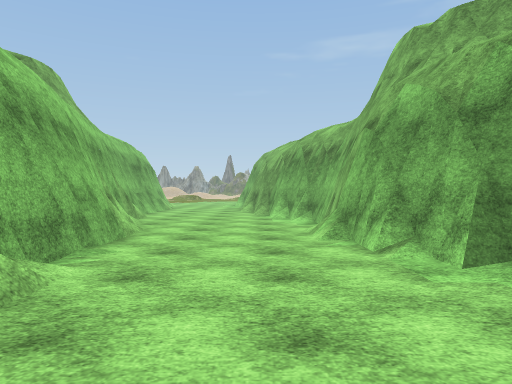
View 1 (above)

12 first-person views from a walk through a scene from a Unity 3-D project. The camera is 1.4 m above the floor, looks level and sees 70° across. The floor is counted in squares, 2 m on a side. Each view is taken from the middle of a square. On the plan, view 1 faces up. The plan holds only what a view shows up to about 11 squares ahead; the rest is blank. The place goes on beyond the plan. Some trees and plants on the terrain are drawn as simple stand-ins. The player character is not drawn. Some animated figures are left out. Some surface patterns are stand-ins.

View 2
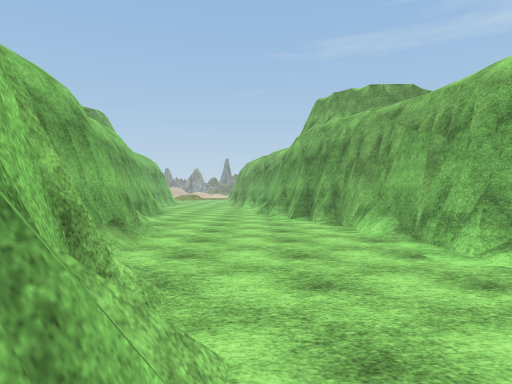

View 3
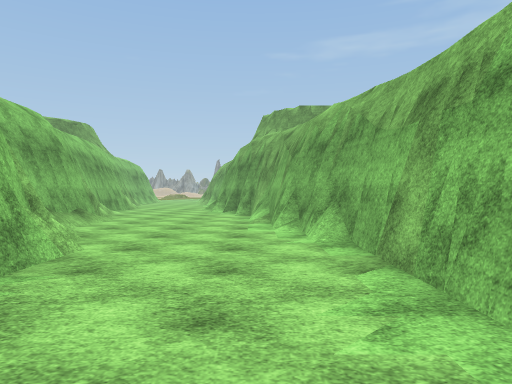

View 4
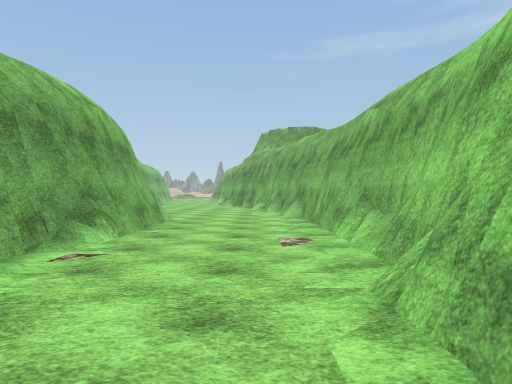

View 5
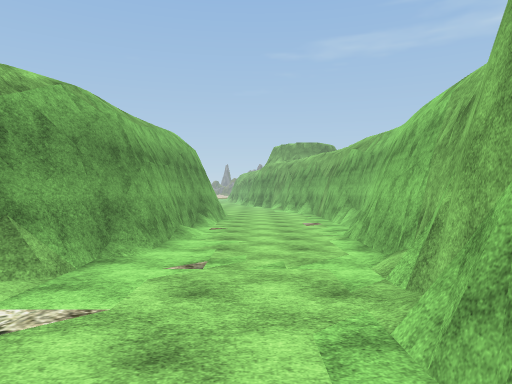

View 6
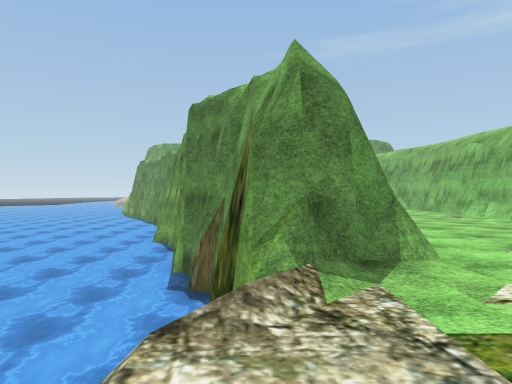

View 7
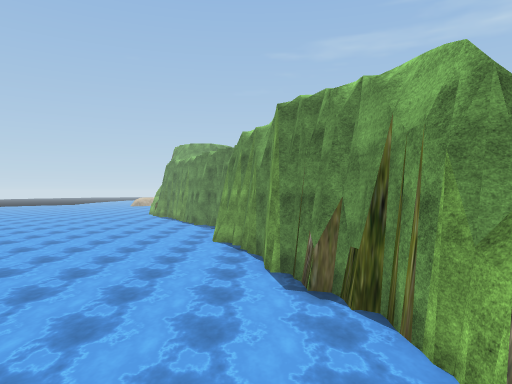

View 8
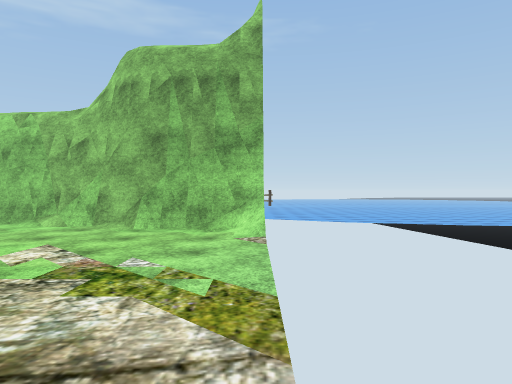

View 9
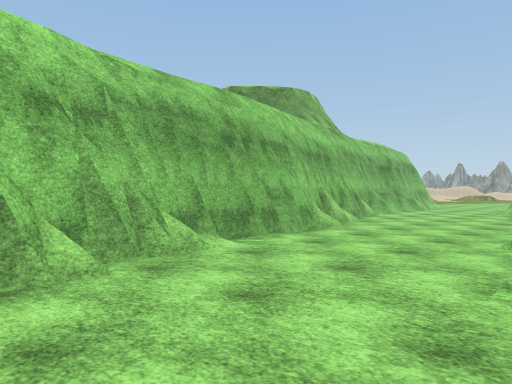

View 10
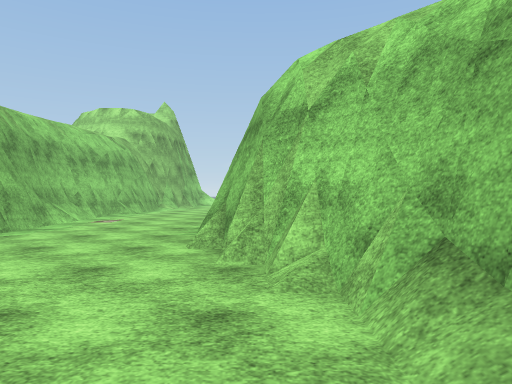

View 11
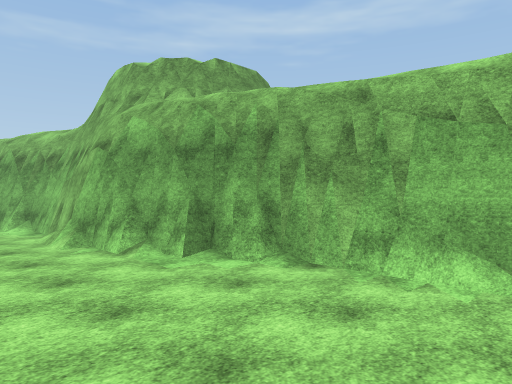

View 12
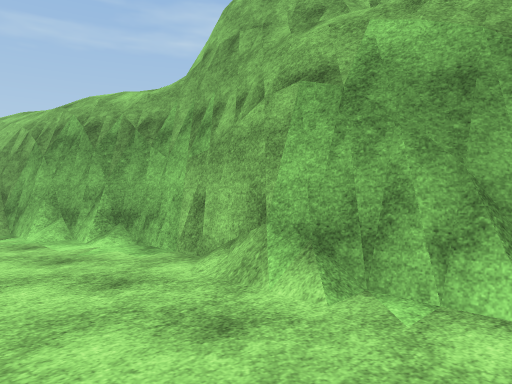

### Floor plan
Key: @ floor where view 1 was taken; # wall or solid block; . main floor; - floor 0.25 m lower than the main floor; : floor 0.75 m higher than the main floor; / step, stairs or slope; ≈ water the walk keeps out of.
Columns run from 7 left of view 1 to 5 right of it. Each row starts with its distance up from view 1.
 11    #....#
 10    #....##
  9    ##.../#
  8     #....#
  7     #.../#
  6     #.../#
  5     #....#
  4     #....##
  3     ##....#
  2      #....#
  1      #/...##
  0      #/@../#
 -1      #/....#
 -2      #:....#
 -3      ##/...##
 -4       ##....#
 -5        #....#
 -6         ....#
 -7         ....#
 -8 ≈≈≈#   #....#
 -9 ≈≈≈#   #....#
-10 ≈≈≈##  #....#
-11 ≈≈≈≈#  #....#
-12 ≈≈≈≈#  #...##
-13 ≈≈≈≈####...#
-14 ≈≈≈≈≈##/...#
-15 ≈≈≈≈≈##/...#
-16  ≈≈≈≈#/....#
-17     ≈/....##
-18     -.....#
-19    ....../#

Where each view was taken, in squares from view 1:
view 1: 0 up, 0 right, facing up
view 2: 6 down, 1 right, facing up
view 3: 9 down, 3 right, facing up
view 4: 14 down, 3 right, facing up
view 5: 19 down, 2 right, facing up
view 6: 19 down, 2 left, facing up
view 7: 19 down, 4 left, facing up
view 8: 19 down, 4 left, facing right
view 9: 0 up, 2 right, facing up-left
view 10: 0 up, 0 right, facing down
view 11: 1 down, 1 left, facing up-right
view 12: 4 up, 1 left, facing up-right
